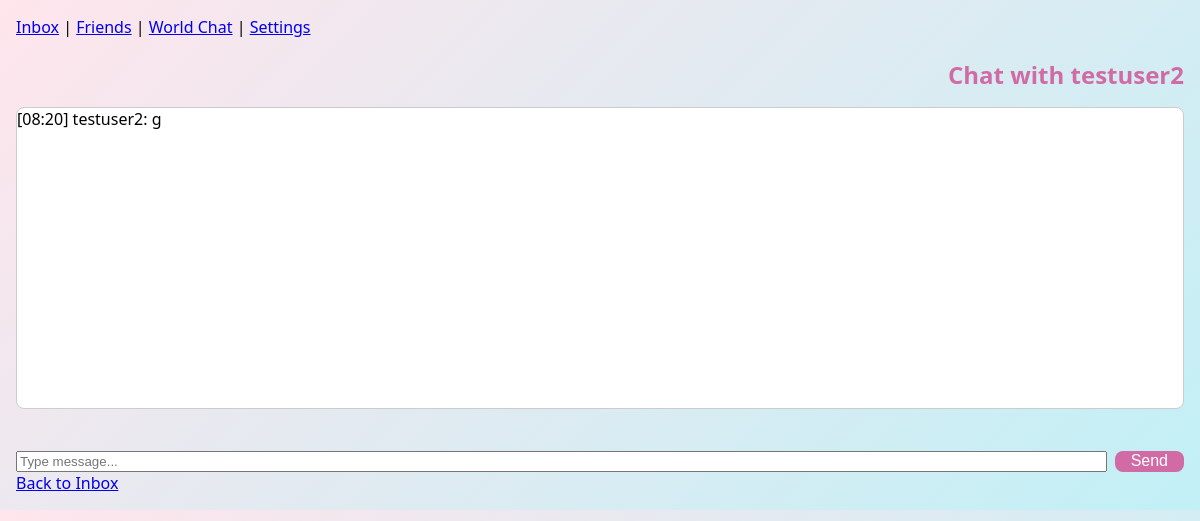
Page /dm/testuser2 (signed in) on the committed database.
### tables this page shows
CREATE TABLE dm_messages (
            id INTEGER PRIMARY KEY AUTOINCREMENT,
            room_id TEXT NOT NULL,
            username TEXT NOT NULL,
            msg TEXT NOT NULL,
            timestamp TEXT NOT NULL
        );

### app.py (the view)
@app.route('/dm/<friend_username>')
def dm(friend_username):
    if 'username' not in session:
        return redirect(url_for('login'))
    username = session['username']
    conn = get_db_connection()
    user = conn.execute('SELECT id FROM users WHERE username = ?', (username,)).fetchone()
    friend = conn.execute('SELECT id FROM users WHERE username = ?', (friend_username,)).fetchone()
    is_friend = False
    if user and friend:
        is_friend = conn.execute(
            'SELECT 1 FROM friends WHERE user_id = ? AND friend_id = ?', (user['id'], friend['id'])
        ).fetchone() is not None
    room_id = "_".join(sorted([username, friend_username]))
    messages = conn.execute(
        'SELECT username, msg, timestamp FROM dm_messages WHERE room_id = ? ORDER BY id ASC LIMIT 50', (room_id,)
    ).fetchall()
    conn.close()
    if not is_friend:
        return "Not friends!", 403
    return render_template('chat_dm.html', username=username, friend_username=friend_username, room_id=room_id, messages=messages)

### app.py (called while the page is built)
def get_db_connection():
    conn = sqlite3.connect('chat.db')
    conn.row_factory = sqlite3.Row
    return conn

### templates/chat_dm.html (shortened to what this page needs)
<!DOCTYPE html>
<html>
<head>
  <link rel="stylesheet" href="{{ url_for('static', filename='style.css') }}">
</head>
<body>
  {% include 'navbar.html' %}
  <h2 style="text-align:right; color:#d16ba5;">Chat with {{ friend_username }}</h2>
  <div id="dm-box" style="border: 1px solid #ccc; height: 300px; overflow-y: scroll; background: #fff; border-radius: 8px; margin-bottom: 10px;">
    {% for m in messages %}
      <div>[{{ m['timestamp'] }}] {{ m['username'] }}: {{ m['msg'] }}</div>
    {% endfor %}
  </div>
  <div id="typing-box" style="margin: 8px 0; color: #888; text-align: left; min-height: 24px;"></div>
  <form id="dm-form" style="display: flex; gap: 8px;">
    <input id="dm-input" placeholder="Type message..." required style="flex: 1; min-width: 0;">
    <button type="submit" style="padding: 0 16px;">Send</button>
  </form>
  <a href="/inbox">Back to Inbox</a>
</body>
</html>

### static/style.css (style rules this page uses)
body { font-family: 'Segoe UI', Arial, sans-serif; background: linear-gradient(135deg, #ffe5ec 0%, #c1f0f6 100%); margin: 0; padding: 16px; }
h2 { text-align: center; color: #d16ba5; margin-bottom: 16px; }
button[type="submit"] { background: #d16ba5; color: #fff; border: none; border-radius: 8px; padding: 0 16px; font-size: 1rem; cursor: pointer; transition: background 0.2s; }

### rows in the picture
dm_messages: timestamp "08:20", username "testuser2", msg "g"

### other values in the picture
{{ friend_username }} "testuser2"
